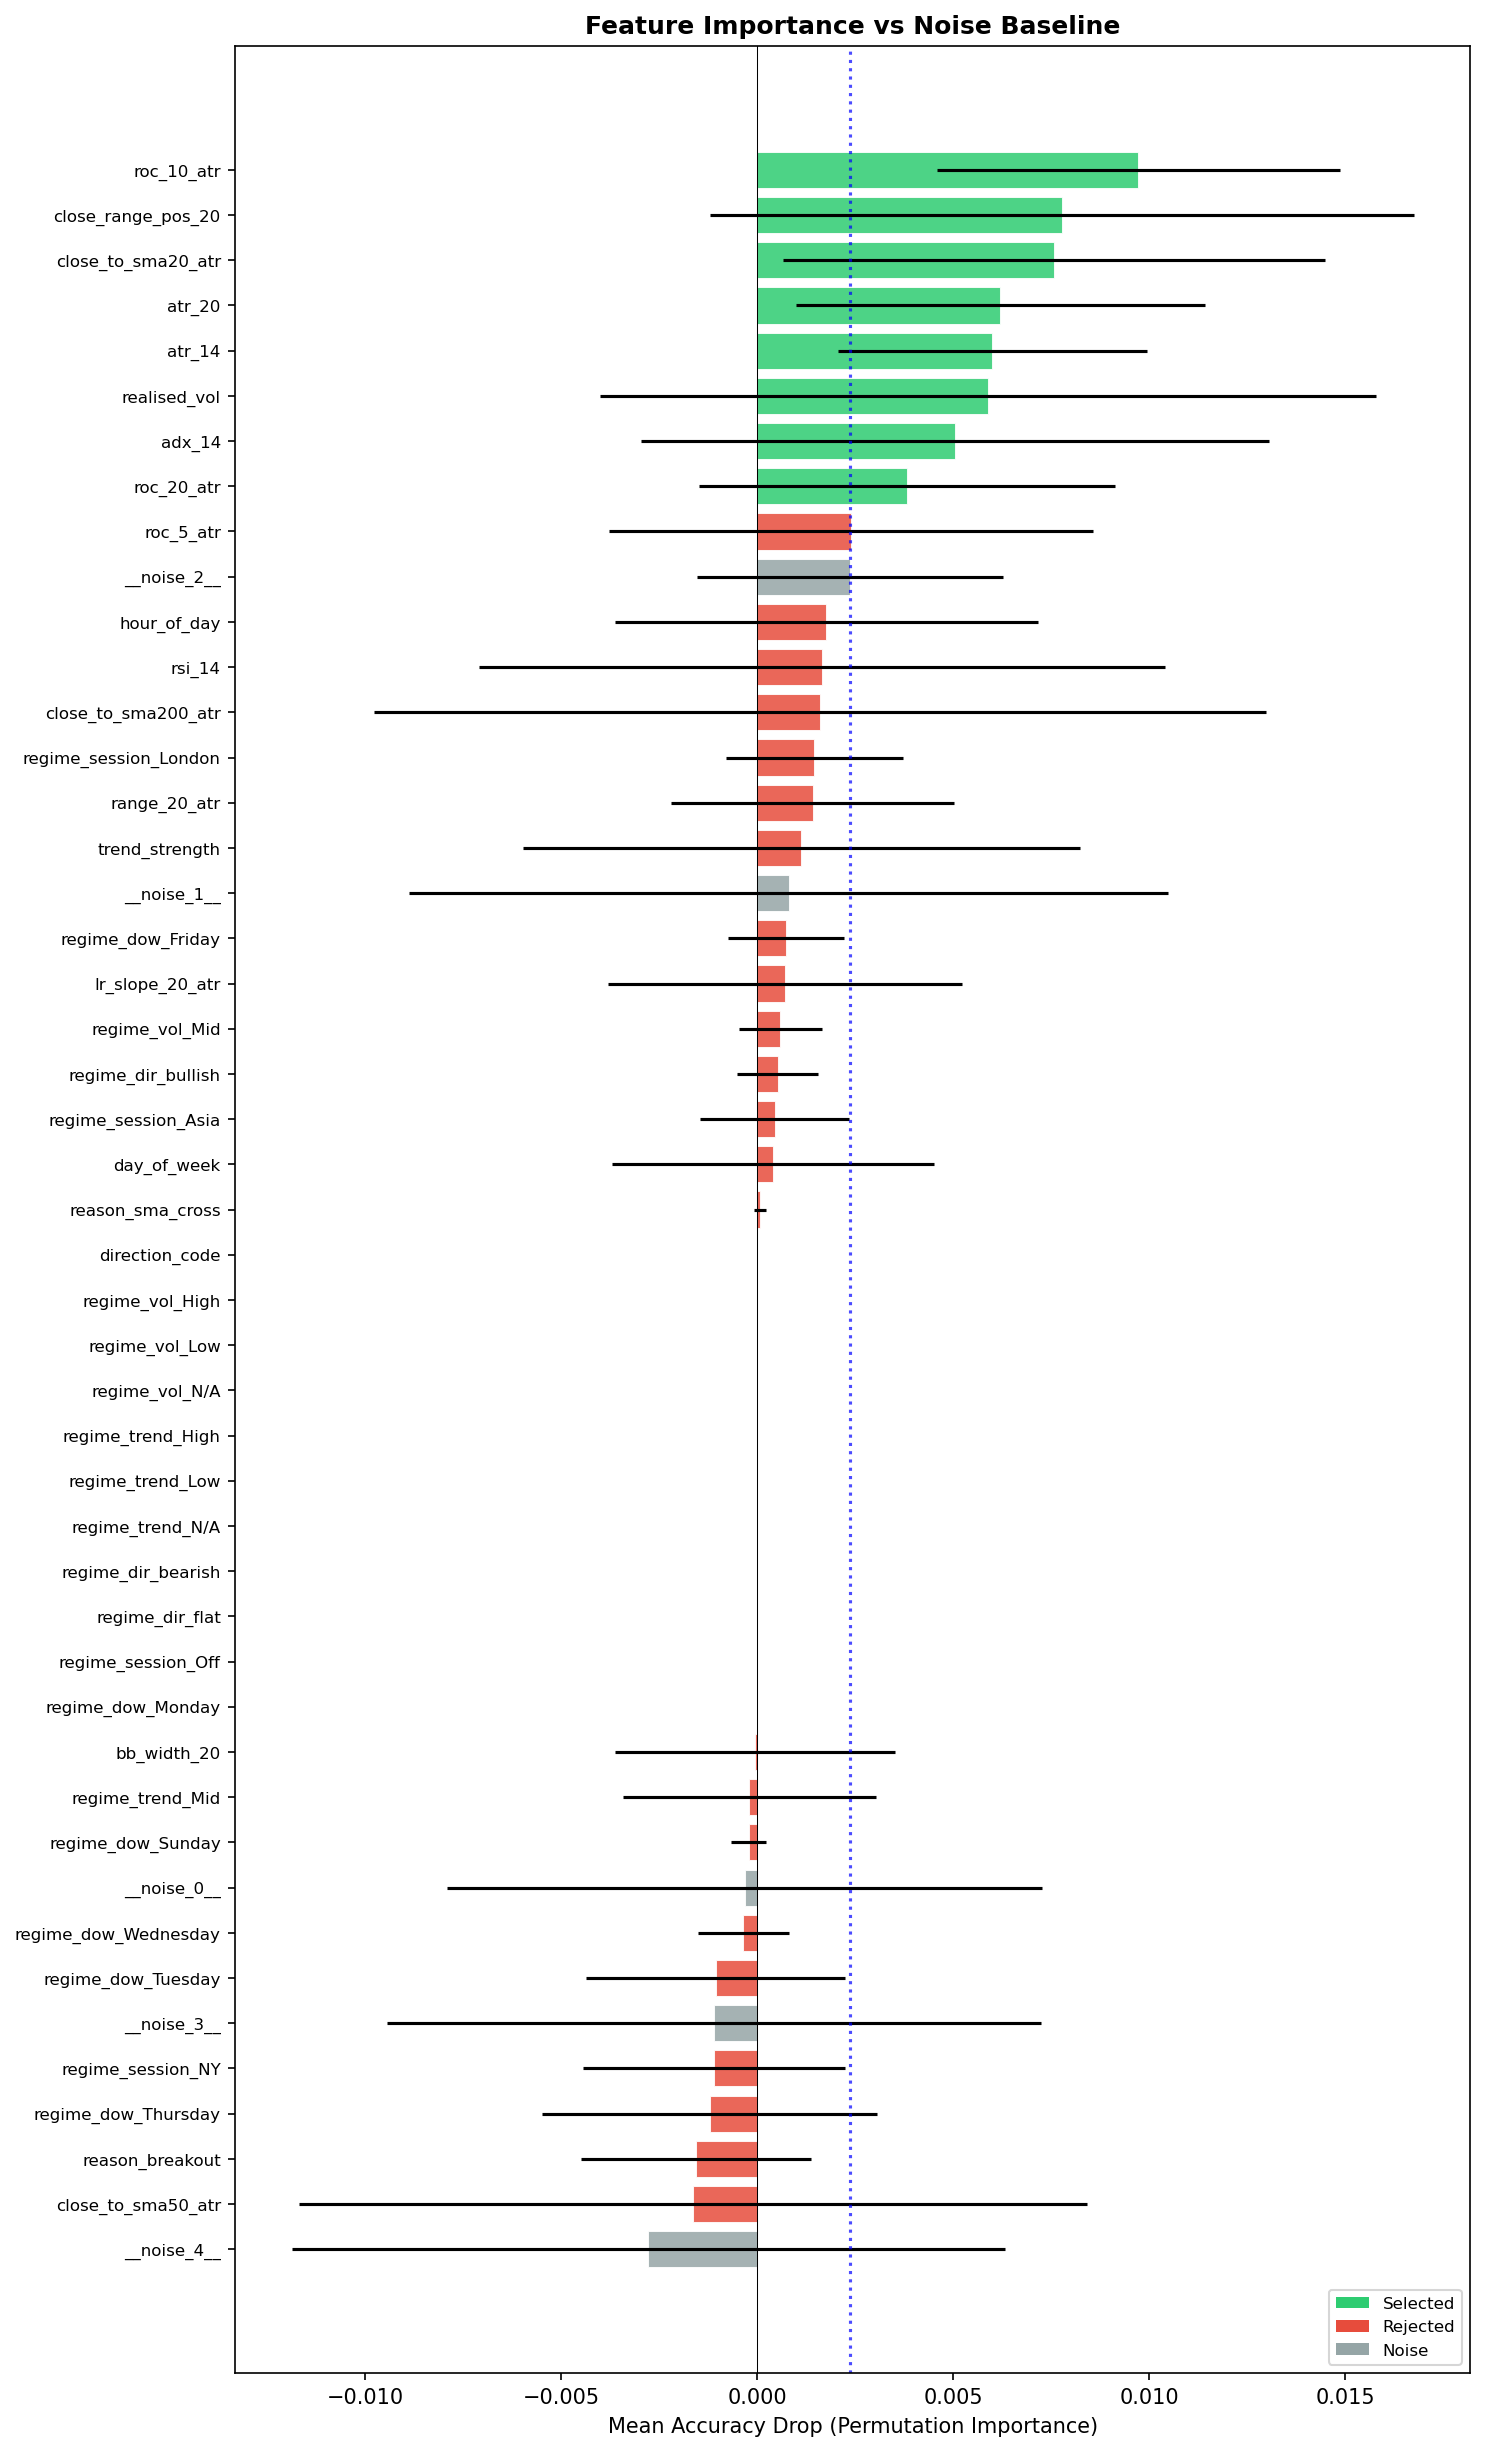

This figure's Python source:
"""
feature_importance.py

Change summary:
- Adds an out-of-sample permutation-importance pipeline for the signal-time
  meta-label dataset.
- Injects synthetic noise features, runs a label-shuffle leakage test, and
  removes features that do not beat the noise baseline.
- Uses purged and embargoed time-series folds so diagnostics stay causally
  aligned with the research pipeline.
"""

from __future__ import annotations

from dataclasses import dataclass, field
from typing import Dict, List, Optional

import numpy as np
import pandas as pd
from sklearn.ensemble import GradientBoostingClassifier, RandomForestClassifier
from sklearn.metrics import accuracy_score
from sklearn.utils.class_weight import compute_sample_weight


@dataclass
class PipelineConfig:
    """
    Tunable parameters for the feature-importance diagnostic.
    """

    n_folds: int = 5
    purge_bars: int = 10
    embargo_bars: int = 20

    model_type: str = "gbm"
    model_params: Dict[str, object] = field(
        default_factory=lambda: {
            "n_estimators": 200,
            "max_depth": 4,
            "learning_rate": 0.05,
            "subsample": 0.8,
            "min_samples_leaf": 20,
            "random_state": 42,
        }
    )

    n_permutations: int = 10
    n_noise_features: int = 5
    n_shuffle_trials: int = 5

    max_features_to_keep: int = 10
    min_importance_vs_noise: float = 1.5
    max_correlation: float = 0.7


class PurgedTimeSeriesCV:
    """
    Sequential folds with an explicit purge and embargo gap between train and test.
    """

    def __init__(self, n_splits: int, purge: int, embargo: int):
        self.n_splits = n_splits
        self.purge = purge
        self.embargo = embargo

    def split(self, X: pd.DataFrame | np.ndarray):
        n = len(X)
        if n < 50:
            return

        fold_size = max(10, n // (self.n_splits + 1))
        for fold in range(1, self.n_splits + 1):
            split_pos = fold_size * fold
            train_end = max(0, split_pos - self.purge)
            test_start = split_pos + self.embargo
            test_end = min(test_start + fold_size, n)

            if train_end <= 0 or test_start >= n or test_end - test_start < 10:
                continue

            train_idx = np.arange(0, train_end)
            test_idx = np.arange(test_start, test_end)
            if len(train_idx) == 0 or len(test_idx) == 0:
                continue
            yield train_idx, test_idx


class FeatureImportancePipeline:
    """
    Permutation-importance and leakage-detection workflow for signal-time features.
    """

    def __init__(
        self,
        X: pd.DataFrame,
        y: pd.Series,
        feature_names: Optional[List[str]] = None,
        config: Optional[PipelineConfig] = None,
    ):
        if X is None or X.empty:
            raise ValueError("Feature matrix X is empty.")
        if y is None or len(y) == 0:
            raise ValueError("Target vector y is empty.")

        self.cfg = config or PipelineConfig()
        self.X = X.copy()
        self.y = y.copy().astype(int)
        self.feature_names = list(feature_names or self.X.columns)

        self._inject_noise()

    def _inject_noise(self) -> None:
        np.random.seed(42)
        for idx in range(self.cfg.n_noise_features):
            column = f"__noise_{idx}__"
            self.X[column] = np.random.randn(len(self.X))
            self.feature_names.append(column)

    def _get_model(self):
        if self.cfg.model_type == "gbm":
            return GradientBoostingClassifier(**self.cfg.model_params)
        if self.cfg.model_type == "rf":
            params = dict(self.cfg.model_params)
            params.pop("learning_rate", None)
            return RandomForestClassifier(**params)
        raise ValueError(f"Unknown model_type: {self.cfg.model_type}")

    def _permutation_importance(self) -> Dict[str, object]:
        cv = PurgedTimeSeriesCV(self.cfg.n_folds, self.cfg.purge_bars, self.cfg.embargo_bars)
        X_array = self.X.values
        y_array = self.y.values

        feature_scores = {feature: [] for feature in self.feature_names}
        baseline_scores: list[float] = []
        fold_details: list[dict[str, object]] = []

        for fold_idx, (train_idx, test_idx) in enumerate(cv.split(self.X), start=1):
            model = self._get_model()
            model.fit(X_array[train_idx], y_array[train_idx])

            baseline = accuracy_score(y_array[test_idx], model.predict(X_array[test_idx]))
            baseline_scores.append(float(baseline))
            fold_details.append(
                {
                    "fold": fold_idx,
                    "train_size": int(len(train_idx)),
                    "test_size": int(len(test_idx)),
                    "baseline_acc": round(float(baseline) * 100, 1),
                }
            )

            for feature_idx, feature_name in enumerate(self.feature_names):
                drops: list[float] = []
                for _ in range(self.cfg.n_permutations):
                    X_perm = X_array[test_idx].copy()
                    np.random.shuffle(X_perm[:, feature_idx])
                    perm_score = accuracy_score(y_array[test_idx], model.predict(X_perm))
                    drops.append(float(baseline - perm_score))
                feature_scores[feature_name].append(float(np.mean(drops)))

        importance = {}
        for feature_name, scores in feature_scores.items():
            importance[feature_name] = {
                "mean_drop": float(np.mean(scores)) if scores else 0.0,
                "std_drop": float(np.std(scores)) if scores else 0.0,
                "per_fold": scores,
            }

        return {
            "importance": importance,
            "baseline_scores": baseline_scores,
            "fold_details": fold_details,
        }

    def _label_shuffle_test(self) -> Dict[str, object]:
        cv = PurgedTimeSeriesCV(self.cfg.n_folds, self.cfg.purge_bars, self.cfg.embargo_bars)
        X_array = self.X.values
        y_array = self.y.values

        old_shuffle_scores: list[float] = []
        balanced_shuffle_scores: list[float] = []
        for _ in range(self.cfg.n_shuffle_trials):
            shuffled = y_array.copy()
            np.random.shuffle(shuffled)

            old_fold_scores: list[float] = []
            balanced_fold_scores: list[float] = []
            for train_idx, test_idx in cv.split(self.X):
                old_model = self._get_model()
                old_model.fit(X_array[train_idx], shuffled[train_idx])
                old_fold_scores.append(float(accuracy_score(shuffled[test_idx], old_model.predict(X_array[test_idx]))))

                balanced_model = self._get_model()
                weights = compute_sample_weight("balanced", shuffled[train_idx])
                balanced_model.fit(X_array[train_idx], shuffled[train_idx], sample_weight=weights)
                balanced_fold_scores.append(
                    float(accuracy_score(shuffled[test_idx], balanced_model.predict(X_array[test_idx])))
                )

            if old_fold_scores:
                old_shuffle_scores.append(float(np.mean(old_fold_scores)))
            if balanced_fold_scores:
                balanced_shuffle_scores.append(float(np.mean(balanced_fold_scores)))

        old_mean = float(np.mean(old_shuffle_scores)) if old_shuffle_scores else 0.0
        old_std = float(np.std(old_shuffle_scores)) if old_shuffle_scores else 0.0
        balanced_mean = float(np.mean(balanced_shuffle_scores)) if balanced_shuffle_scores else 0.0
        balanced_std = float(np.std(balanced_shuffle_scores)) if balanced_shuffle_scores else 0.0
        return {
            "mean_shuffle_acc": balanced_mean,
            "std_shuffle_acc": balanced_std,
            "per_trial": balanced_shuffle_scores,
            "old_mean_shuffle_acc": old_mean,
            "old_std_shuffle_acc": old_std,
            "old_per_trial": old_shuffle_scores,
            "balanced_mean_shuffle_acc": balanced_mean,
            "balanced_std_shuffle_acc": balanced_std,
            "balanced_per_trial": balanced_shuffle_scores,
            "leakage_suspected": balanced_mean > 0.54,
        }

    def _correlation_analysis(self) -> Dict[str, object]:
        real_features = [feature for feature in self.feature_names if not feature.startswith("__noise_")]
        corr = self.X[real_features].corr().abs()

        clusters: list[list[str]] = []
        seen: set[str] = set()
        for idx, feature_left in enumerate(real_features):
            if feature_left in seen:
                continue
            cluster = [feature_left]
            for jdx, feature_right in enumerate(real_features):
                if idx == jdx or feature_right in seen:
                    continue
                if float(corr.loc[feature_left, feature_right]) > self.cfg.max_correlation:
                    cluster.append(feature_right)
                    seen.add(feature_right)
            if len(cluster) > 1:
                clusters.append(cluster)
            seen.add(feature_left)

        return {
            "clusters": clusters,
            "n_redundant": sum(len(cluster) - 1 for cluster in clusters),
        }

    def _select_features(self, perm_results: Dict[str, object]) -> Dict[str, object]:
        importance = perm_results["importance"]
        noise_scores = [importance[feature]["mean_drop"] for feature in self.feature_names if feature.startswith("__noise_")]
        noise_median = float(np.median(noise_scores)) if noise_scores else 0.0
        noise_max = float(np.max(noise_scores)) if noise_scores else 0.0
        threshold = max(noise_median * self.cfg.min_importance_vs_noise, noise_max)
        noise_reference = max(abs(noise_median), noise_max, 1e-10)

        ranked = [
            (feature, importance[feature]["mean_drop"], importance[feature]["std_drop"])
            for feature in self.feature_names
            if not feature.startswith("__noise_")
        ]
        ranked.sort(key=lambda item: item[1], reverse=True)

        selected: list[dict[str, object]] = []
        rejected: list[dict[str, object]] = []
        for feature_name, mean_drop, std_drop in ranked:
            record = {
                "feature": feature_name,
                "mean_importance": round(float(mean_drop), 6),
                "std": round(float(std_drop), 6),
            }
            if mean_drop > threshold and len(selected) < self.cfg.max_features_to_keep:
                record["signal_to_noise"] = round(float(mean_drop / noise_reference), 2)
                selected.append(record)
            else:
                record["reason"] = "below_noise" if mean_drop <= threshold else "max_features"
                rejected.append(record)

        return {
            "selected": selected,
            "rejected": rejected,
            "noise_median": round(noise_median, 6),
            "noise_max": round(noise_max, 6),
            "threshold": round(float(threshold), 6),
        }

    def run(self) -> Dict[str, object]:
        print("Step 1/4: Computing permutation importance (OOS)...")
        perm_results = self._permutation_importance()

        print("Step 2/4: Running label shuffle test...")
        shuffle_results = self._label_shuffle_test()

        print("Step 3/4: Analysing feature correlations...")
        corr_results = self._correlation_analysis()

        print("Step 4/4: Selecting robust features...")
        selection = self._select_features(perm_results)

        return {
            "permutation_importance": perm_results,
            "label_shuffle": shuffle_results,
            "correlation": corr_results,
            "feature_selection": selection,
        }

    def print_report(self, results: Dict[str, object]) -> None:
        print("\n" + "=" * 80)
        print("FEATURE IMPORTANCE & LEAKAGE DETECTION REPORT")
        print("=" * 80)

        perm = results["permutation_importance"]
        print(f"\n{'MODEL BASELINE (OOS)':-^60}")
        for detail in perm["fold_details"]:
            print(
                f"  Fold {detail['fold']}: train={detail['train_size']}, "
                f"test={detail['test_size']}, OOS_acc={detail['baseline_acc']}%"
            )
        avg_baseline = float(np.mean(perm["baseline_scores"])) if perm["baseline_scores"] else 0.0
        print(f"  Average OOS Accuracy: {avg_baseline * 100:.1f}%")

        shuffle = results["label_shuffle"]
        print(f"\n{'LABEL SHUFFLE TEST':-^60}")
        print(f"  Legacy shuffle accuracy:   {shuffle['old_mean_shuffle_acc'] * 100:.1f}% ± {shuffle['old_std_shuffle_acc'] * 100:.1f}%")
        print(f"  Balanced shuffle accuracy: {shuffle['balanced_mean_shuffle_acc'] * 100:.1f}% ± {shuffle['balanced_std_shuffle_acc'] * 100:.1f}%")
        if shuffle["leakage_suspected"]:
            print("  WARNING: balanced shuffled labels still produce >54% accuracy. Investigate leakage.")
        else:
            print("  No leakage signal from balanced label shuffle test.")

        corr = results["correlation"]
        print(f"\n{'CORRELATION CLUSTERS (|r| > %.2f)' % self.cfg.max_correlation:-^60}")
        if corr["clusters"]:
            for idx, cluster in enumerate(corr["clusters"], start=1):
                print(f"  Cluster {idx}: {' <-> '.join(cluster)}")
            print(f"  Redundant features to review: {corr['n_redundant']}")
        else:
            print("  No highly correlated feature clusters found.")

        selection = results["feature_selection"]
        print(f"\n{'FEATURE RANKING (Permutation Importance)':-^60}")
        print(f"  Noise baseline (median): {selection['noise_median']:.6f}")
        print(f"  Noise baseline (max):    {selection['noise_max']:.6f}")
        print(f"  Selection threshold:     {selection['threshold']:.6f}")
        print(f"\n  {'Rank':<5} {'Feature':<32} {'Importance':>12} {'+/-Std':>10} {'S/N':>8}")
        print(f"  {'-' * 74}")
        for rank, feature in enumerate(selection["selected"], start=1):
            print(
                f"  {rank:<5} {feature['feature']:<32} {feature['mean_importance']:>12.6f} "
                f"{feature['std']:>10.6f} {feature['signal_to_noise']:>8.1f}x"
            )

        if selection["rejected"]:
            print("\n  REJECTED:")
            for feature in selection["rejected"][:10]:
                print(
                    f"    - {feature['feature']:<32} imp={feature['mean_importance']:.6f} "
                    f"({feature['reason']})"
                )
            if len(selection["rejected"]) > 10:
                print(f"    ... and {len(selection['rejected']) - 10} more")

        print("\n" + "=" * 80)
        if not selection["selected"]:
            print("NO FEATURES beat the noise baseline.")
        else:
            print(f"Selected features ({len(selection['selected'])}):")
            for feature in selection["selected"]:
                print(f"  - {feature['feature']}")
        print("=" * 80)

    def plot(self, results: Dict[str, object], save_path: str = "feature_importance.png") -> None:
        try:
            import matplotlib

            matplotlib.use("Agg")
            import matplotlib.pyplot as plt
            from matplotlib.patches import Patch
        except ImportError:
            print("matplotlib not available - skipping feature importance plot.")
            return

        selection = results["feature_selection"]
        importance = results["permutation_importance"]["importance"]

        real_features = [
            (feature, importance[feature]["mean_drop"], importance[feature]["std_drop"])
            for feature in self.feature_names
            if not feature.startswith("__noise_")
        ]
        noise_features = [
            (feature, importance[feature]["mean_drop"], importance[feature]["std_drop"])
            for feature in self.feature_names
            if feature.startswith("__noise_")
        ]
        all_features = sorted(real_features + noise_features, key=lambda item: item[1], reverse=True)

        names = [item[0] for item in all_features]
        means = [item[1] for item in all_features]
        stds = [item[2] for item in all_features]
        selected_names = {item["feature"] for item in selection["selected"]}

        colors = []
        for name in names:
            if name.startswith("__noise_"):
                colors.append("#95a5a6")
            elif name in selected_names:
                colors.append("#2ecc71")
            else:
                colors.append("#e74c3c")

        fig, ax = plt.subplots(figsize=(10, max(6, len(names) * 0.35)))
        y_pos = np.arange(len(names))
        ax.barh(y_pos, means, xerr=stds, color=colors, edgecolor="white", linewidth=0.5, alpha=0.85)
        ax.set_yticks(y_pos)
        ax.set_yticklabels(names, fontsize=8)
        ax.invert_yaxis()
        ax.set_xlabel("Mean Accuracy Drop (Permutation Importance)")
        ax.set_title("Feature Importance vs Noise Baseline", fontweight="bold")
        ax.axvline(x=selection["threshold"], color="blue", linestyle=":", alpha=0.7)
        ax.axvline(x=0.0, color="black", linewidth=0.5)
        ax.legend(
            handles=[
                Patch(facecolor="#2ecc71", label="Selected"),
                Patch(facecolor="#e74c3c", label="Rejected"),
                Patch(facecolor="#95a5a6", label="Noise"),
            ],
            loc="lower right",
            fontsize=8,
        )
        fig.tight_layout()
        fig.savefig(save_path, dpi=150, bbox_inches="tight")
        print(f"\nPlot saved to {save_path}")
        plt.close(fig)
